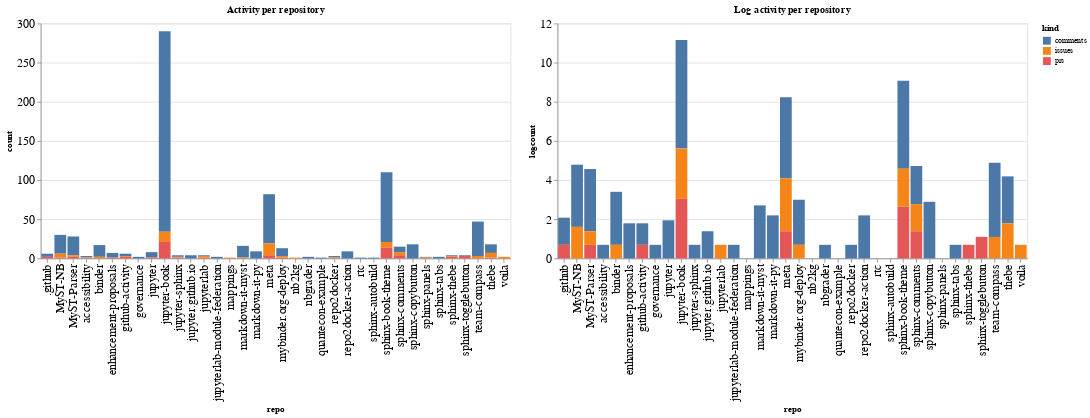

Notebook source saved alongside this figure:
### Code cell
ch1 = alt.Chart(repo_summaries, width=600, title="Activity per repository").mark_bar().encode(
    x='repo',
    y='count',
    color='kind',
    tooltip="kind"
)

ch2 = alt.Chart(repo_summaries, width=600, title="Log activity per repository").mark_bar().encode(
    x='repo',
    y='logcount',
    color='kind',
    tooltip="kind"
)

ch1 | ch2

### Figure 1 — Vega-Lite specification as saved in the notebook (floating-point values rounded to 4 significant figures)
{"config": {"axisLeft": {"labelFontSize": 15}, "axisBottom": {"labelFontSize": 15}}, "hconcat": [{"mark": "bar", "encoding": {"color": {"type": "nominal", "field": "kind"}, "tooltip": {"type": "nominal", "field": "kind"}, "x": {"type": "nominal", "field": "repo"}, "y": {"type": "quantitative", "field": "count"}}, "title": "Activity per repository", "width": 600}, {"mark": "bar", "encoding": {"color": {"type": "nominal", "field": "kind"}, "tooltip": {"type": "nominal", "field": "kind"}, "x": {"type": "nominal", "field": "repo"}, "y": {"type": "quantitative", "field": "logcount"}}, "title": "Log activity per repository", "width": 600}], "data": {"name": "data-ecec2263b6faf859a637ebb0a4d1c9a8"}, "$schema": "https://vega.github.io/schema/vega-lite/v4.8.1.json", "datasets": {"data-ecec2263b6faf859a637ebb0a4d1c9a8": [{"repo": ".github", "kind": "comments", "count": 4, "logcount": 1.386}, {"repo": ".github", "kind": "prs", "count": 2, "logcount": 0.6931}, {"repo": "MyST-NB", "kind": "comments", "count": 24, "logcount": 3.178}, {"repo": "MyST-NB", "kind": "issues", "count": 5, "logcount": 1.609}, {"repo": "MyST-NB", "kind": "prs", "count": 1, "logcount": 0.0}, {"repo": "MyST-Parser", "kind": "comments", "count": 24, "logcount": 3.178}, {"repo": "MyST-Parser", "kind": "issues", "count": 2, "logcount": 0.6931}, {"repo": "MyST-Parser", "kind": "prs", "count": 2, "logcount": 0.6931}, {"repo": "accessibility", "kind": "comments", "count": 2, "logcount": 0.6931}, {"repo": "accessibility", "kind": "issues", "count": 1, "logcount": 0.0}, {"repo": "binder", "kind": "comments", "count": 15, "logcount": 2.708}, {"repo": "binder", "kind": "issues", "count": 2, "logcount": 0.6931}, {"repo": "enhancement-proposals", "kind": "comments", "count": 6, "logcount": 1.792}, {"repo": "enhancement-proposals", "kind": "prs", "count": 1, "logcount": 0.0}, {"repo": "github-activity", "kind": "comments", "count": 3, "logcount": 1.099}, {"repo": "github-activity", "kind": "issues", "count": 1, "logcount": 0.0}, {"repo": "github-activity", "kind": "prs", "count": 2, "logcount": 0.6931}, {"repo": "governance", "kind": "comments", "count": 2, "logcount": 0.6931}, {"repo": "jupyter", "kind": "comments", "count": 7, "logcount": 1.946}, {"repo": "jupyter", "kind": "prs", "count": 1, "logcount": 0.0}, {"repo": "jupyter-book", "kind": "comments", "count": 256, "logcount": 5.545}, {"repo": "jupyter-book", "kind": "issues", "count": 13, "logcount": 2.565}, {"repo": "jupyter-book", "kind": "prs", "count": 21, "logcount": 3.045}, {"repo": "jupyter-sphinx", "kind": "comments", "count": 2, "logcount": 0.6931}, {"repo": "jupyter-sphinx", "kind": "issues", "count": 1, "logcount": 0.0}, {"repo": "jupyter-sphinx", "kind": "prs", "count": 1, "logcount": 0.0}, {"repo": "jupyter.github.io", "kind": "comments", "count": 4, "logcount": 1.386}, {"repo": "jupyterlab", "kind": "comments", "count": 1, "logcount": 0.0}, {"repo": "jupyterlab", "kind": "issues", "count": 2, "logcount": 0.6931}, {"repo": "jupyterlab", "kind": "prs", "count": 1, "logcount": 0.0}, {"repo": "jupyterlab-module-federation", "kind": "comments", "count": 2, "logcount": 0.6931}, {"repo": "mappings", "kind": "issues", "count": 1, "logcount": 0.0}, {"repo": "markdown-it-myst", "kind": "comments", "count": 15, "logcount": 2.708}, {"repo": "markdown-it-myst", "kind": "issues", "count": 1, "logcount": 0.0}, {"repo": "markdown-it-py", "kind": "comments", "count": 9, "logcount": 2.197}, {"repo": "meta", "kind": "comments", "count": 63, "logcount": 4.143}, {"repo": "meta", "kind": "issues", "count": 15, "logcount": 2.708}, {"repo": "meta", "kind": "prs", "count": 4, "logcount": 1.386}, {"repo": "mybinder.org-deploy", "kind": "comments", "count": 10, "logcount": 2.303}, {"repo": "mybinder.org-deploy", "kind": "issues", "count": 2, "logcount": 0.6931}, {"repo": "mybinder.org-deploy", "kind": "prs", "count": 1, "logcount": 0.0}, {"repo": "nb2kg", "kind": "issues", "count": 1, "logcount": 0.0}, {"repo": "nbgrader", "kind": "comments", "count": 2, "logcount": 0.6931}, {"repo": "quantecon-example", "kind": "comments", "count": 1, "logcount": 0.0}, {"repo": "repo2docker", "kind": "comments", "count": 2, "logcount": 0.6931}, {"repo": "repo2docker", "kind": "issues", "count": 1, "logcount": 0.0}, {"repo": "repo2docker-action", "kind": "comments", "count": 9, "logcount": 2.197}, {"repo": "rtc", "kind": "comments", "count": 1, "logcount": 0.0}, {"repo": "sphinx-autobuild", "kind": "comments", "count": 1, "logcount": 0.0}, {"repo": "sphinx-book-theme", "kind": "comments", "count": 89, "logcount": 4.489}, {"repo": "sphinx-book-theme", "kind": "issues", "count": 7, "logcount": 1.946}, {"repo": "sphinx-book-theme", "kind": "prs", "count": 14, "logcount": 2.639}, {"repo": "sphinx-comments", "kind": "comments", "count": 7, "logcount": 1.946}, {"repo": "sphinx-comments", "kind": "issues", "count": 4, "logcount": 1.386}, {"repo": "sphinx-comments", "kind": "prs", "count": 4, "logcount": 1.386}, {"repo": "sphinx-copybutton", "kind": "comments", "count": 18, "logcount": 2.89}, {"repo": "sphinx-panels", "kind": "comments", "count": 1, "logcount": 0.0}, {"repo": "sphinx-panels", "kind": "issues", "count": 1, "logcount": 0.0}, {"repo": "sphinx-tabs", "kind": "comments", "count": 2, "logcount": 0.6931}, {"repo": "sphinx-thebe", "kind": "comments", "count": 1, "logcount": 0.0}, {"repo": "sphinx-thebe", "kind": "issues", "count": 1, "logcount": 0.0}, {"repo": "sphinx-thebe", "kind": "prs", "count": 2, "logcount": 0.6931}, {"repo": "sphinx-togglebutton", "kind": "comments", "count": 1, "logcount": 0.0}, {"repo": "sphinx-togglebutton", "kind": "prs", "count": 3, "logcount": 1.099}, {"repo": "team-compass", "kind": "comments", "count": 44, "logcount": 3.784}, {"repo": "team-compass", "kind": "issues", "count": 3, "logcount": 1.099}, {"repo": "thebe", "kind": "comments", "count": 11, "logcount": 2.398}, {"repo": "thebe", "kind": "issues", "count": 6, "logcount": 1.792}, {"repo": "thebe", "kind": "prs", "count": 1, "logcount": 0.0}, {"repo": "voila", "kind": "issues", "count": 2, "logcount": 0.6931}]}}
